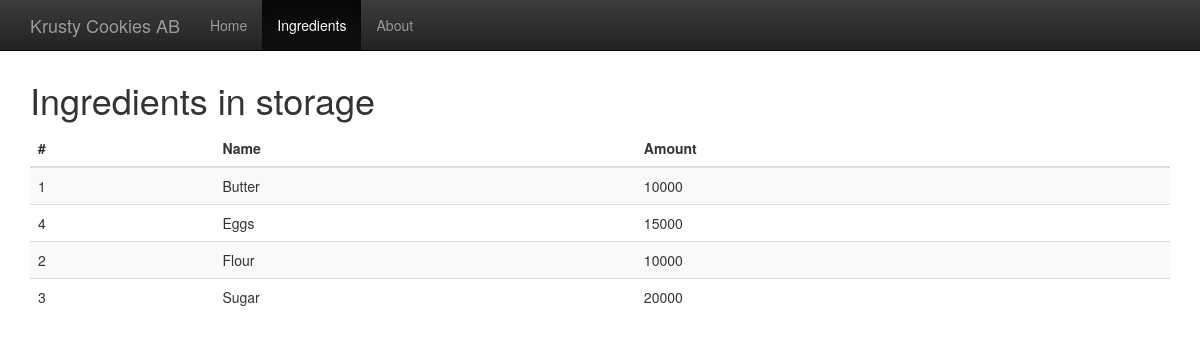
/ingredients.php, run on an earlier commit of the app's database.
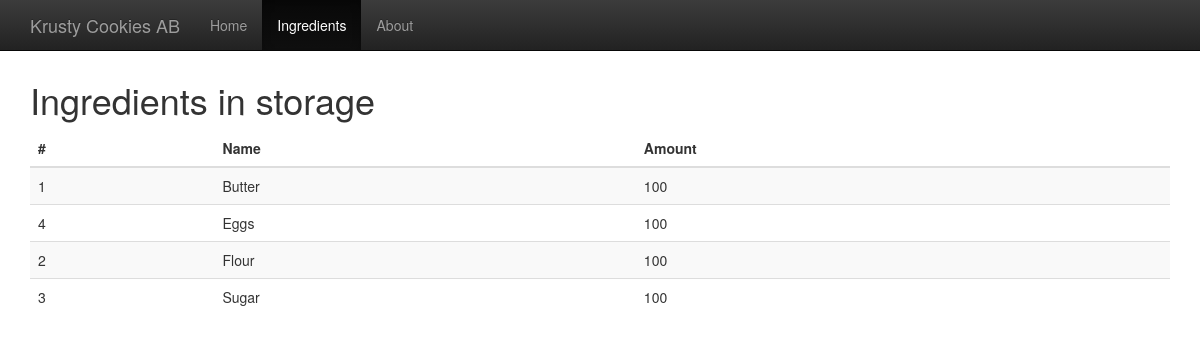
And on a later commit of the database.
### tables this page shows
create table ingredients (
	ingredientID INT NOT NULL AUTO_INCREMENT,
	amountInStorage INT,
	name VARCHAR(255),
	PRIMARY KEY(ingredientID)
);

### database/mysql_connect_data.inc.php (called while the page is built)
<?php
	$host = "127.0.0.1";
	$userName = "eda216";
	$password = "eda216";
	$database = "eda216";
?>

### database/database.inc.php (called while the page is built, shortened)
<?php
require_once('./database/classes.php');
class Database {
	private $host;
	private $userName;
	private $password;
	private $database;
	private $conn;
	public function __construct($host, $userName, $password, $database) {
		$this->host = $host;
		$this->userName = $userName;
		$this->password = $password;
		$this->database = $database;
	}
	public function openConnection() {
		try {
			$this->conn = new PDO("mysql:host=$this->host;dbname=$this->database;charset=utf8",
				$this->userName,  $this->password);
			$this->conn->setAttribute(PDO::ATTR_ERRMODE, PDO::ERRMODE_EXCEPTION);
			$this->conn->setAttribute(PDO::ATTR_DEFAULT_FETCH_MODE, PDO::FETCH_ASSOC);
		} catch (PDOException $e) {
			$error = "Connection error: " . $e->getMessage();
			print $error . "<p>";
			unset($this->conn);
			return false;
		}
		return true;
	}
	private function executeQuery($query, $param = null) {
		try {
			$stmt = $this->conn->prepare($query);
			$stmt->execute($param);
			$result = $stmt->fetchAll();
		} catch (PDOException $e) {
			$error = "*** Internal error: " . $e->getMessage() . "<p>" . $query;
			die($error);
		}
		return $result;
	}
	public function getIngredients() {
		$output = [];
		$sql = "SELECT * FROM ingredients ORDER BY name";
		$result = $this->executeQuery($sql);
		foreach ($result as $tuple) {
			$i = new Ingredient($tuple);
			array_push($output, $i);
		}
		return $output;
	}
}
?>

### database/classes.php (called while the page is built, shortened)
<?php
function ifvarset(&$var, $default){
	return isset($var) ? $var : $default;
}
class Ingredient {
	function __construct($tuple) {
		$this->name = ifvarset($tuple["name"],"");
		$this->ingredientID = ifvarset($tuple["ingredientID"],"");
		$this->amountInStorage = ifvarset($tuple["amountInStorage"],"");
	}
}
?>

### ingredients.php (the view)
<?php $page = "ingredients"; $title = "Ingredients in storage"; include "includes/header.php"; ?>
	<h1><?= $title ?></h1>
	<?php
		$ings = $db->getIngredients();
	?>
	<table class="table table-striped pallet-table">
		<thead>
			<tr>
				<th>#</th>
				<th>Name</th>
				<th>Amount</th>
			</tr>
		</thead>
		<tbody>
		<?php if(is_array($ings)){
		 	foreach ($ings as $ing) { ?>
			<tr>
				<td><?= $ing->ingredientID ?></td>
				<td><?= $ing->name ?></td>
				<td><?= $ing->amountInStorage ?></td>
			</tr>
			<?php
			}
		} else { ?>
			<tr>
				<td colspan="3">No ingredients registered</td>
			</tr>
		<?php } ?>
		</tbody>
	</table>
</div>
<?php include "includes/footer.php"; ?>

### includes/header.php (shortened to what this page needs)
<?php
	require_once('./database/database.inc.php');
	require_once("./database/mysql_connect_data.inc.php");
	$db = new Database($host, $userName, $password, $database);
	$projectname = "Krusty Cookies AB";
?>
<!DOCTYPE html>
<html lang="en">
  <head>
		<link rel="stylesheet" href="//netdna.bootstrapcdn.com/bootstrap/3.1.1/css/bootstrap.min.css">
		<link rel="stylesheet" href="//netdna.bootstrapcdn.com/bootstrap/3.1.1/css/bootstrap-theme.min.css">
		<link rel="stylesheet" href="static/global.style.css">
	</head>
	<body>
	<div class="navbar navbar-inverse navbar-fixed-top" role="navigation">
	<div class="container">
	<div class="navbar-header">
	  <a class="navbar-brand" href="#"><?= $projectname ?></a>
	</div>
	<div class="collapse navbar-collapse">
		<ul class="nav navbar-nav">
			<li <?= (!isset($page) || $page === "home") ? "class='active'" : "" ?> ><a href="index.php">Home</a></li>
			<li <?= ( isset($page) && $page === "ingredients") ? "class='active'" : "" ?> ><a href="ingredients.php">Ingredients</a></li>
			<li <?= ( isset($page) && $page === "about") ? "class='active'" : "" ?> ><a href="about.php">About</a></li>
		</ul>
	</div>
	</div>
	</div>
    <div class="container" style="margin-top: 60px;">
      <div class="starter-template">

### includes/footer.php
	</div>
  </body>
</html>

What changed in the data, as far as the page shows it:
changed ingredients "Butter": amountInStorage "10000" → "100"
changed ingredients "Eggs": amountInStorage "15000" → "100"
changed ingredients "Flour": amountInStorage "10000" → "100"
changed ingredients "Sugar": amountInStorage "20000" → "100"
